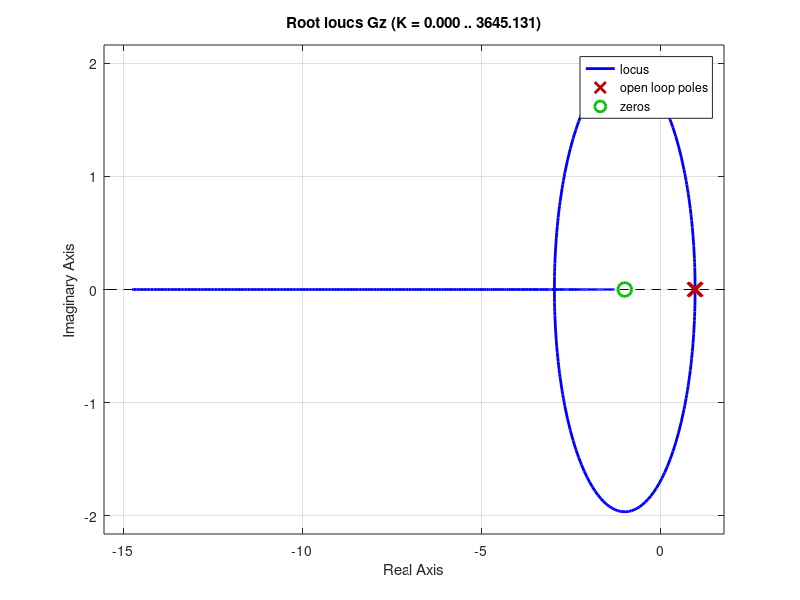

Write the MATLAB code that produced this figure. (Note: this script raises an error after producing the figure.)
%Zachary Vogel
%ECEN 5458
%HW2 Problem 9

K=8.0537;
T=0.1;
Gs=tf([1],[1 0.4 0]);
Us=tf([1],[1 0]);
Gz=c2d(Gs,0.1);
Uz1=c2d(Us,T);
Uz=tf([1 0],[1 -1],T);
%sisotool(Uz1*feedback(Gz,1))
sys=ss(feedback(Gz,1))
step(sys);
rlocus(Gz)

%rlocus(Ys)
%sisotool(feedback(Gz,1))
%rlocus(Gz)
%rlocus(GZ1)
%step(GZ1)

a=exp(-0.4*T);
b=25/4*(a-1)+2.5*T;
c=25/4*(1-a)-2.5*T*a;

options=optimoptions('fsolve','MaxIter',1000);

fsolve(@myfun,0.8,options)